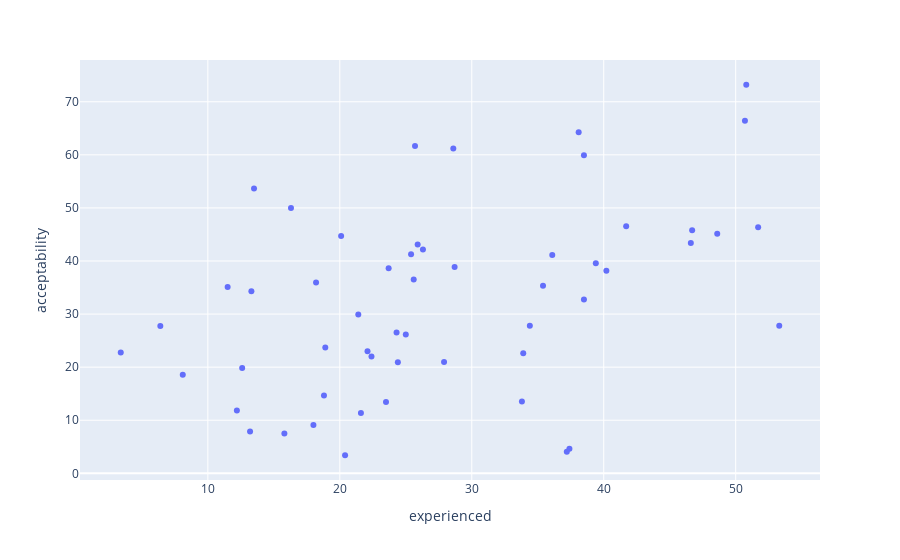

The cell this chart's notebook holds for it:
### Code cell
fig = px.scatter(df, x="experienced", y="acceptability",# color="species",
                 hover_data=['country'])
fig.show()

### Figure 1 — Plotly figure (JSON) as saved in the notebook; plotly's stock layout.template omitted (floating-point values rounded to 4 significant figures)
{"data": [{"customdata": [["Afghanistan"], ["Angola"], ["Armenia"], ["Azerbaijan"], ["Bangladesh"], ["Benin"], ["Burkina Faso"], ["Burundi"], ["Cambodia"], ["Cameroon"], ["Chad"], ["Colombia"], ["Comoros"], ["Congo Democratic Republic"], ["Cote d'Ivoire"], ["Dominican Republic"], ["Egypt"], ["Ethiopia"], ["Gabon"], ["Gambia"], ["Ghana"], ["Guatemala"], ["Haiti"], ["Honduras"], ["India"], ["Jordan"], ["Kenya"], ["Kyrgyz Republic"], ["Liberia"], ["Malawi"], ["Maldives"], ["Mali"], ["Moldova"], ["Mozambique"], ["Myanmar"], ["Namibia"], ["Nepal"], ["Nigeria"], ["Pakistan"], ["Peru"], ["Philippines"], ["Rwanda"], ["Sao Tome and Principe"], ["Senegal"], ["Sierra Leone"], ["South Africa"], ["Tajikistan"], ["Tanzania"], ["Timor-Leste"], ["Togo"], ["Uganda"], ["Ukraine"], ["Zambia"], ["Zimbabwe"]], "hovertemplate": "experienced=%{x}<br>acceptability=%{y}<br>country=%{customdata[0]}<extra></extra>", "legendgroup": "", "marker": {"color": "#636efa", "symbol": "circle"}, "mode": "markers", "name": "", "orientation": "v", "showlegend": false, "type": "scatter", "x": [50.8, 33.9, 8.1, 13.5, 53.3, 22.4, 11.5, 46.7, 18.2, 36.1, 28.6, 37.4, 6.4, 50.7, 25.9, 20.4, 25.6, 26.3, 48.6, 20.1, 24.4, 18, 23.5, 21.6, 28.7, 18.9, 39.4, 25.4, 38.5, 33.8, 12.6, 38.5, 3.4, 18.8, 16.3, 25, 24.3, 21.4, 23.7, 37.2, 12.2, 34.4, 27.9, 13.3, 51.7, 15.8, 25.7, 41.7, 38.1, 22.1, 46.6, 13.2, 40.2, 35.4], "xaxis": "x", "y": [73.2, 22.64, 18.55, 53.66, 27.81, 21.99, 35.08, 45.81, 35.96, 41.14, 61.18, 4.647, 27.76, 66.4, 43.13, 3.404, 36.51, 42.17, 45.15, 44.7, 20.94, 9.113, 13.43, 11.35, 38.89, 23.7, 39.58, 41.28, 32.77, 13.53, 19.82, 59.93, 22.77, 14.65, 49.97, 26.16, 26.55, 29.9, 38.65, 4.04, 11.85, 27.8, 20.99, 34.31, 46.35, 7.521, 61.65, 46.55, 64.24, 23.01, 43.41, 7.862, 38.16, 35.36], "yaxis": "y"}], "layout": {"autosize": true, "legend": {"tracegroupgap": 0}, "margin": {"t": 60}, "xaxis": {"anchor": "y", "autorange": true, "domain": [0, 1], "range": [0.3292, 56.37], "title": {"text": "experienced"}, "type": "linear"}, "yaxis": {"anchor": "x", "autorange": true, "domain": [0, 1], "range": [-1.545, 78.15], "title": {"text": "acceptability"}, "type": "linear"}}}
